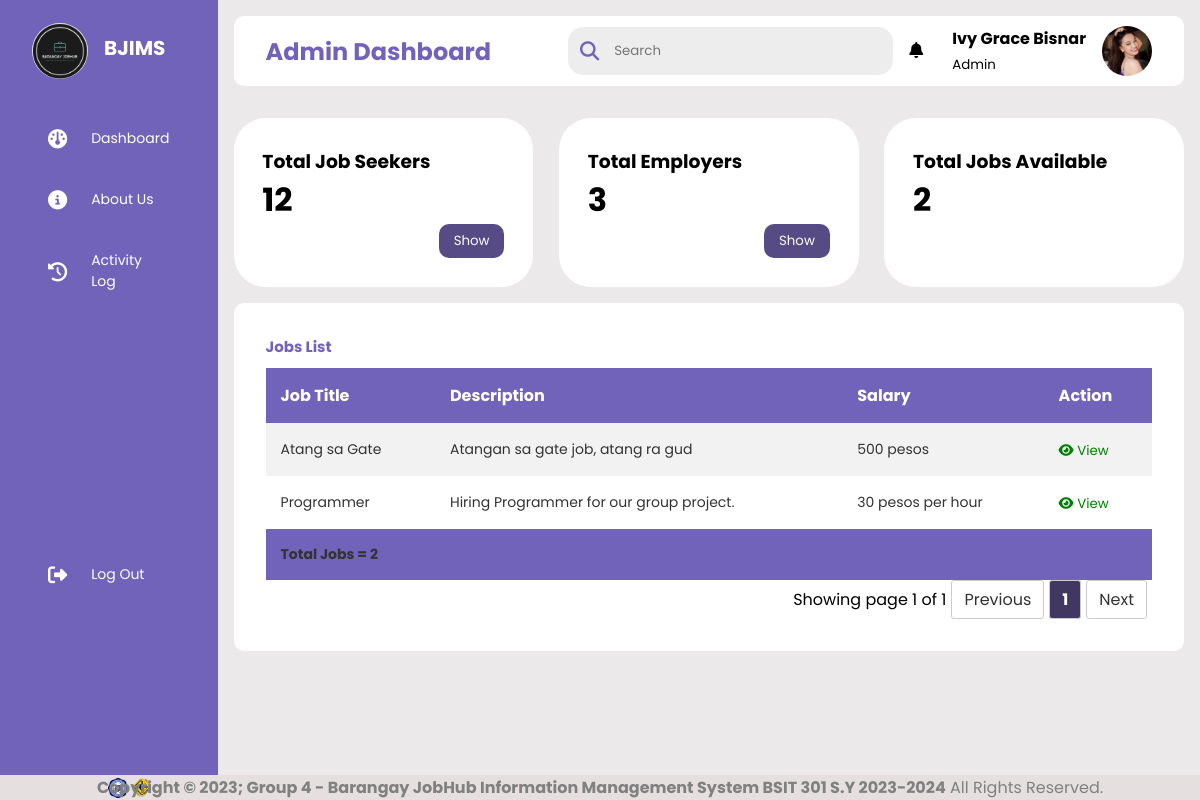
The app's page /admin/admin.php (signed in) with its own data.
### tables this page shows
CREATE TABLE `info` (
  `jobid` int(11) NOT NULL,
  `title` varchar(255) NOT NULL,
  `description` text NOT NULL,
  `location` varchar(255) DEFAULT NULL,
  `requirements` text DEFAULT NULL,
  `salary` varchar(50) DEFAULT NULL,
  `posteddate` date DEFAULT NULL,
  `employer_id` int(11) NOT NULL,
  `active` tinyint(1) DEFAULT 1
);

### admin/admin.php (the view, shortened to what this page needs)
<?php
include '../connection.php';
$user_id = $_SESSION['user_id'];
$select = mysqli_query($conn, "SELECT * FROM `admin` WHERE id = '$user_id'") or die('query failed');
if(mysqli_num_rows($select) > 0){
    $fetch = mysqli_fetch_assoc($select);
}
?>
<!DOCTYPE html>
<html lang="en">
    <head>
        <link rel="stylesheet" href="../css/style.css"/>
        <link rel="stylesheet" href="https://cdnjs.cloudflare.com/ajax/libs/font-awesome/6.4.0/css/all.min.css"/>
        <link href="https://cdn.datatables.net/1.10.25/css/dataTables.bootstrap.min.css" rel="stylesheet"/>
    </head>
    <body>
        <?php include("sidebar.php") ?>
        <div class="main--content">
            <div class="header--wrapper">
                <div class="header--title">
                    <h2>Admin Dashboard</h2>
                </div>
                <div class="user--info">
                    <div class="search--box">
                        <i class="fas fasolid fa-search"></i>
                        <input type="text" id="myInput" placeholder="Search" class="form-control"/>
                    </div>
                    <div class="notification">
                        <div class="notif-icon" onclick="toggleNotifi()">
                            <i class="fa-solid fa-bell"></i>
                        </div>
                    </div>
                    <div class="profile">
                        <div class="info">
                            <p><b><?php echo $fetch['name']; ?></b></p>
                            <small class="text-muted">Admin</small>
                        </div>
                    </div>
                    <div class="user-pic" onclick="toggleMenu()">
                        <a href="settings.php"><?php
                            if($fetch['image'] == ''){
                                echo '<img src="../images/default-avatar.png">';
                            }else{
                                echo '<img src="../uploaded_img/'.$fetch['image'].'">';
                            }
                        ?></a>
                    </div>
                </div>
            </div>
            <div class="insights">
                    <div class="first">
                        <div class="middle">
                            <div class="left">
                                <h3>Total Job Seekers</h3>
                                <?php
                                    $dash_jobseekers_query = "SELECT * FROM jobseeker";
                                    $dash_jobseekers_query_run = mysqli_query($conn, $dash_jobseekers_query);
                                    if($jobseekers_total = mysqli_num_rows($dash_jobseekers_query_run)){
                                        echo '<h1> '.$jobseekers_total.' </h1>';
                                    }else{
                                        echo '<h5 class="text-muted">No Record!</h5>';
                                    }
                                ?>
                                <a href="../admin/viewjobseekers.php" style="float: right;"><button style="background: rgb(86, 75, 133);color: #fff;padding: 7px 15px;border-radius: 10px;cursor: pointer;width: 100%;">Show</button></a>
                            </div>
                        </div>
                    </div>
                    <div class="second">
                        <div class="middle">
                            <div class="left">
                                <h3>Total Employers</h3>
                                <?php
                                    $dash_employers_query = "SELECT * FROM employers";
                                    $dash_employers_query_run = mysqli_query($conn, $dash_employers_query);
                                    if($employers_total = mysqli_num_rows($dash_employers_query_run)){
                                        echo '<h1> '.$employers_total.' </h1>';
                                    }else{
                                        echo '<h5 class="text-muted">No Record!</h5>';
                                    }
                                ?>
                                <a href="../admin/viewemployers.php" style="float: right;"><button style="background: rgb(86, 75, 133);color: #fff;padding: 7px 15px;border-radius: 10px;cursor: pointer;width: 100%;">Show</button></a>
                            </div>
                        </div>
                    </div>
                    <div class="third">
                        <div class="middle">
                            <div class="left">
                                <h3>Total Jobs Available</h3>
                                <?php
                                    $dash_jobs_query = "SELECT * FROM info";
                                    $dash_jobs_query_run = mysqli_query($conn, $dash_jobs_query);
                                    if($jobs_total = mysqli_num_rows($dash_jobs_query_run)){
                                        echo '<h1> '.$jobs_total.' </h1>';
                                    }else{
                                        echo '<h5 class="text-muted">No Record!</h5>';
                                    }
                                ?>
                            </div>
                        </div>
                    </div>
                </div>
            <div class="tabular--wrapper">
                <h3 class="main--title">Jobs List</h3>
                <div class="table-container">
                    <table>
                        <thead>
                            <th>Job Title</th>
                            <th>Description</th>
                            <th>Salary</th>
                            <th>Action</th>
                        </thead>
                        <tbody id="myTable">
                            <?php
                                require_once "../connection.php";
                                if(isset($_GET['page_no']) && $_GET['page_no']!="") {
                                    $page_no = $_GET['page_no'];
                                }else{
                                    $page_no = 1;
                                }
                                $total_records_per_page = 10;
                                $offset = ($page_no-1) * $total_records_per_page;
                                $previous_page = $page_no - 1;
                                $next_page = $page_no + 1;
                                $result_count=mysqli_query($conn, "SELECT COUNT(*) as total_records FROM info");
                                $total_records = mysqli_fetch_array($result_count);
                                $total_records = $total_records['total_records'];
                                $total_no_of_pages = ceil($total_records / $total_records_per_page);
                                $sql = mysqli_query($conn, "SELECT * FROM info ORDER BY jobid DESC LIMIT $offset,$total_records_per_page");
                                $row = mysqli_num_rows($sql);
                                if($row > 0) {
                                    while($row = mysqli_fetch_array($sql)) {
                            ?>
                            <tr>
                                <td><?php echo $row['title'];?></td>
                                <td><?php echo $row['description'];?></td>
                                <td><?php echo $row['salary'];?></td>
                                <td><a href="viewjobs.php?profid=<?php echo htmlentities($row['jobid']);?>" style="font-size: 15px;"><button><i class="fa-solid fa-eye"></i> View</button></a></td>
                            </tr>
                            <?php
                                }}
                            ?>
                        </tbody>
                        <tfoot>
                            <tr>
                                <td colspan="7">Total Jobs = <?php
                                    $dash_jobs_query = "SELECT * FROM info";
                                    $dash_jobs_query_run = mysqli_query($conn, $dash_jobs_query);
                                    if($jobs_total = mysqli_num_rows($dash_jobs_query_run)){
                                        echo ''.$jobs_total.'';
                                    }else{
                                        echo 'No Record!';
                                    }
                                ?></td>
                            </tr>
                        </tfoot>
                    </table>
                </div>
                <ul class="pagination pull-right">
                    <li class="pull-left btn btn-default disabled">Showing page <?php echo $page_no. " of ". $total_no_of_pages;?></li>
                    <li <?php if($page_no <= 1) {echo "class='disabled'";}?>>
                    <a <?php if($page_no > 1) {echo "href='?page_no=$previous_page'";}?>>Previous</a>
                    </li>
                <?php
                    if($total_no_of_pages <=10) {
                        for($counter = 1; $counter <=$total_no_of_pages;$counter++) {
                            if($counter == $page_no) {
                                echo "<li class='active'><a>$counter</a></li>";
                            }else{
                                echo "<li><a href='?page_no=$counter'>$counter</a></li>";
                            }
                        }
                    }
                ?>
                <li <?php if($page_no >= $total_no_of_pages){ echo "class='disabled'";}?>>
                    <a <?php if($page_no < $total_no_of_pages){ echo "href='?page_no=$next_page'";}?>>Next</a>
                </li>
                </ul>
            </div>
        </div>
        <?php include("../footer/footer.php") ?>
    </body>
</html>

### css/style.css (style rules this page uses)
* { margin: 0; padding: 0; border: none; outline: none; box-sizing: border-box; font-family: "Poppins", sans-serif; }
body { display: flex; }
img { display: block; width: 100%; }
.info b { font-size: 16px; text-align: center; }
.menu li:hover, .active { background: #e0e0e058; }
.main--content { position: relative; background: #ebe9e9; width: 100%; padding: 1rem; }
.main--content .insights { display: grid; grid-template-columns: repeat(3, 1fr); gap: 1.6rem; }
.main--content .insights > div { background: #fff; padding: 1.8rem; border-radius: 2rem; margin-top: 1rem; box-shadow: 0 2rem 3rem var(rgba(132,139,200,0.18)); transition: all 300ms ease; border: #4b4b4b80; }
.header--wrapper img { width: 50px; height: 50px; cursor: pointer; border-radius: 50%; }
.header--wrapper { display: flex; justify-content: space-between; align-items: center; flex-wrap: wrap; background: #fff; border-radius: 10px; padding: 10px 2rem; margin-bottom: 1rem; }
.header--title { color: rgba(113, 99, 186, 255); }
.notification { margin-right: 10px; border-radius: 50%; }
.notif-icon { cursor: pointer; margin-right: 3px; line-height: 50px; }
.user--info { display: flex; align-items: center; gap: 1rem; }
.search--box { background: rgb(237, 237, 237); border-radius: 15px; color: rgba(113, 99, 186, 255); display: flex; align-items: center; gap: 5px; padding: 4px 12px; }
.search--box input { background: transparent; padding: 10px; }
.search--box i { font-size: 1.2rem; cursor: pointer; transition: all 0.5s ease-out; }
.main--title { color: rgba(113, 99, 186, 255); padding-bottom: 10px; font-size: 15px; }
.tabular--wrapper { background: #fff; margin-top: 1rem; border-radius: 10px; padding: 2rem; }
.table-container { width: 100%; }
table { width: 100%; border-collapse: collapse; border-radius: 20%; }
thead { background: rgba(113, 99, 186, 255); color: #fff; }
th { padding: 15px; text-align: left; }
tbody { background: #f2f2f2; }
td { padding: 15px; font-size: 14px; color: #333; }
tr:nth-child(even) { background: #fff; }
tfoot { background: rgba(113, 99, 186, 255); font-weight: bold; color: #fff; }
tfoot td { padding: 15px; }
.table-container button { color: green; background: none; cursor: pointer; }

### admin/admin.php (style rules this page uses)
.pagination { display: flex; justify-content: flex-end; align-items: center; list-style: none; padding: 0; font-family: "Poppins", sans-serif; }
.pagination li { margin-right: 5px; }
.pagination li a { display: inline-block; padding: 6px 12px; text-decoration: none; color: #333; border: 1px solid #ccc; border-radius: 3px; background-color: #fff; }
.pagination li.active a { background-color: rgb(64, 56, 97); color: #fff; font-weight: bold; }

### records on screen
info: title "Atang sa Gate", description "Atangan sa gate job, atang ra gud", salary "500 pesos"
info: title "Programmer", description "Hiring Programmer for our group project.", salary "30 pesos per hour"

### other values on screen
$fetch['name'] "Ivy Grace Bisnar"
$jobseekers_total "12"
$employers_total "3"
$jobs_total "2"
$page_no "1"
$total_no_of_pages "1"
